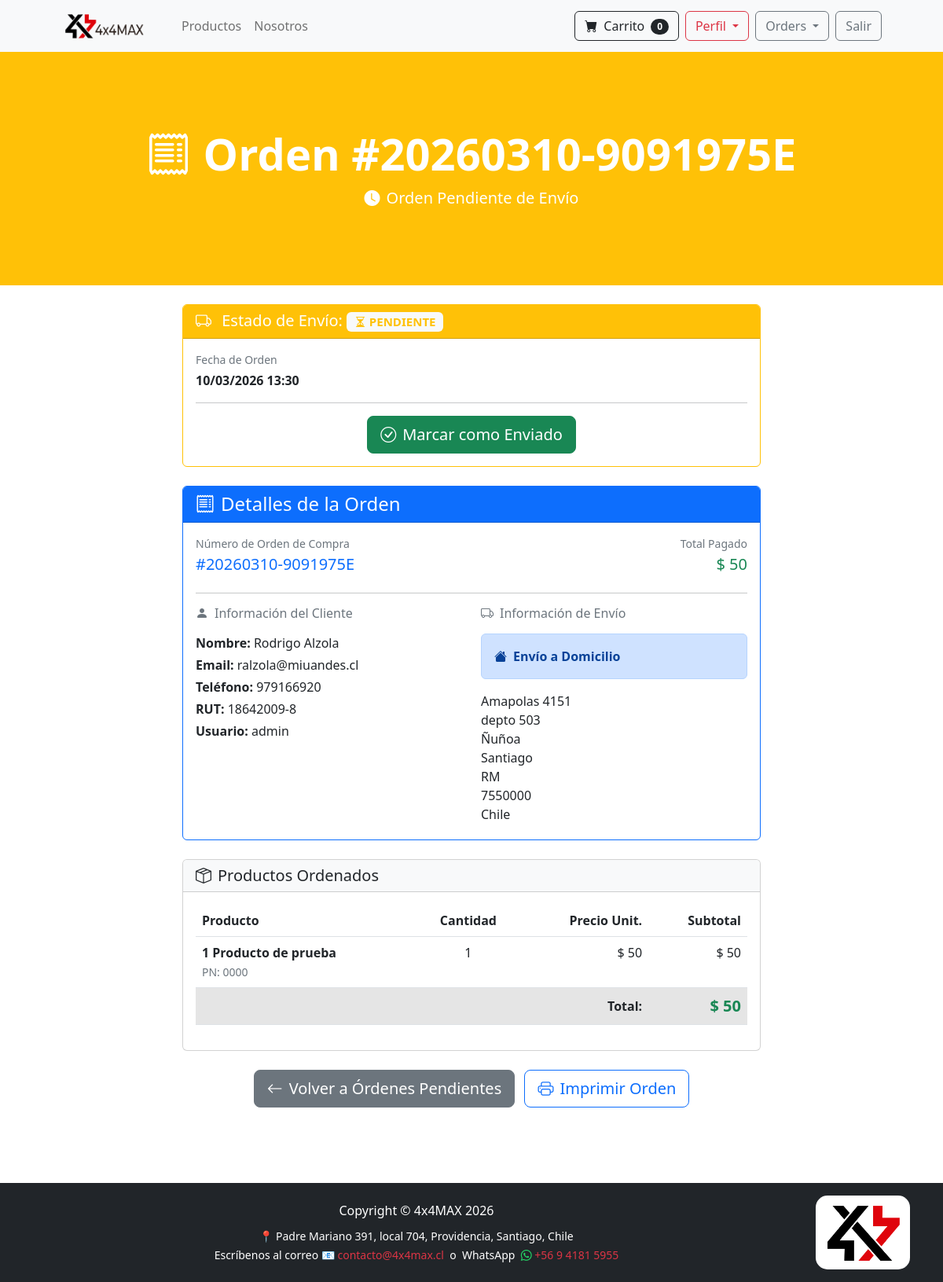
Page /payment/order/45 (signed in) on the committed database.
### payment/models.py (models this page shows, shortened)
class Order(models.Model):
    PAYMENT_METHOD_CHOICES = [
        ('transbank', 'Transbank'),
        ('bank_transfer', 'Transferencia Bancaria'),
    ]
    ORDER_STATUS_CHOICES = [
        ('pending', 'Pendiente'),
        ('paid', 'Pagado'),
        ('shipped', 'Enviado'),
        ('completed', 'Completado'),
        ('cancelled', 'Cancelado'),
    ]
    user = models.ForeignKey(User, on_delete=models.CASCADE, null=True, blank=True)
    full_name = models.CharField(max_length=250)
    email = models.EmailField(max_length=250)
    phone = models.CharField(max_length=20)
    id_number = models.CharField(max_length=10, default='', validators=[validar_rut], help_text='Formato: 12345678-9')
    shipping_address = models.TextField(max_length=15000)
    workshop = models.ForeignKey('workshop.Workshop', on_delete=models.SET_NULL, null=True, blank=True)
    amount_pay = models.DecimalField(max_digits=10, decimal_places=2)
    date_order = models.DateTimeField(auto_now_add=True)
    shipped = models.BooleanField(default=False)
    date_shipped = models.DateTimeField(blank=True, null=True)
    has_international_items = models.BooleanField(default=False)
    buy_order = models.CharField(max_length=50, unique=True, null=True, blank=True, db_index=True)
    payment_method = models.CharField(max_length=20, choices=PAYMENT_METHOD_CHOICES, default='transbank')
    order_status = models.CharField(max_length=20, choices=ORDER_STATUS_CHOICES, default='pending')
    transaction_date = models.DateTimeField(null=True, blank=True)
    authorization_code = models.CharField(max_length=50, null=True, blank=True)
    payment_type_code = models.CharField(max_length=10, null=True, blank=True)  # VD, VN, etc.
    installments_number = models.IntegerField(null=True, blank=True)
    card_number = models.CharField(max_length=20, null=True, blank=True)  # últimos 4 dígitos
    session_id = models.CharField(max_length=100, null=True, blank=True)
    accounting_date = models.CharField(max_length=10, null=True, blank=True)
    transaction_status = models.CharField(max_length=50, null=True, blank=True)
    coupon = models.ForeignKey('Coupon', on_delete=models.SET_NULL, null=True, blank=True)
    coupon_discount = models.DecimalField(max_digits=10, decimal_places=2, default=0)
    amount_before_discount = models.DecimalField(max_digits=10, decimal_places=2, default=0)
    class Meta:
        ordering = ['-date_order']

class OrderItem(models.Model):
    order = models.ForeignKey(Order, on_delete=models.CASCADE, null=True)
    product = models.ForeignKey(Product, on_delete=models.CASCADE, null=True)
    user = models.ForeignKey(User, on_delete=models.CASCADE, null=True, blank=True)
    quantity = models.PositiveBigIntegerField(default=1)
    price = models.DecimalField(max_digits=10, decimal_places=2)
    is_international = models.BooleanField(default=False)
    def get_total(self):
        return self.price * self.quantity

### store/models.py (models this page shows, shortened)
class Product(models.Model):
    sku = models.CharField(max_length=50, unique=True, blank=True, null=True)
    name = models.CharField(max_length=100)
    part_number = models.CharField(max_length=50, default='', blank=True, null=True)
    price = models.DecimalField(default=0, decimal_places=2, max_digits=10)
    category = models.ForeignKey(Category, on_delete=models.CASCADE, default=1)
    subcategory = models.CharField(max_length=100, default='', blank=True, null=True)
    description = models.CharField(max_length=250, default='', blank=True, null=True)
    image = models.URLField(max_length=500, blank=True, null=True) # models.ImageField(upload_to='uploads/product/')
    is_sale = models.BooleanField(default=False)
    sale_price = models.DecimalField(default=0, decimal_places=2, max_digits=10)
    weight_kg = models.DecimalField(default=0, decimal_places=3, max_digits=10)
    length_cm = models.DecimalField(default=0, decimal_places=3, max_digits=10)
    height_cm = models.DecimalField(default=0, decimal_places=3, max_digits=10)
    width_cm = models.DecimalField(default=0, decimal_places=3, max_digits=10)
    volume_m3 = models.DecimalField(default=0, decimal_places=6, max_digits=15)
    motor = models.CharField(max_length=100, default='', blank=True, null=True)
    stock = models.IntegerField(default=0)
    stock_international = models.IntegerField(default=0)
    tariff_code = models.CharField(max_length=50, default='', blank=True, null=True)
    provider = models.ForeignKey(Provider, on_delete=models.CASCADE, null=True, blank=True)
    recommended_quantities = models.CharField(max_length=200, default='', blank=True, null=True)

### payment/views.py (the view, shortened to what this page needs)
# urls.py: path('order/<int:pk>', views.orders, name='orders'),
def orders(request, pk):
    if request.user.is_authenticated and request.user.is_superuser:
        order = Order.objects.get(id=pk)
        items = OrderItem.objects.filter(order=pk)
        return render(request, "payment/orders.html", {"order": order, "items": items})
    else:
        messages.success(request, "Access Denied.")
        return redirect('home')

### cart/cart.py (called while the page is built)
    def __len__(self):
        return len(self.cart)

### cart/context_processor.py (called while the page is built)
def cart(request):
    return {'cart': Cart(request)}

### store/templatetags/custom_filters.py (called while the page is built)
@register.filter
def currency_format(value):
    try:
        value = float(value)
        value = int(value)
        return f"{value:,}".replace(',', '.')
    except (ValueError, TypeError):
        return value

### payment/templates/payment/orders.html (shortened to what this page needs)
{% extends 'base.html' %}
{% load custom_filters %}
{% block content %}
<header class="{% if order.shipped %}bg-success{% else %}bg-warning{% endif %} py-5">
  <div class="container px-4 px-lg-5 my-5">
    <div class="text-center text-white">
      <h1 class="display-4 fw-bolder">
        <i class="bi bi-receipt me-3"></i>Orden #{{ order.buy_order|default:order.id }}
      </h1>
      <p class="lead fw-normal mb-0">
        {% if order.shipped %}
          <i class="bi bi-check-circle-fill me-2"></i>Orden Enviada
        {% else %}
          <i class="bi bi-clock-fill me-2"></i>Orden Pendiente de Envío
        {% endif %}
      </p>
    </div>
  </div>
</header>
<br/>
<div class="container">
  <div class="row justify-content-center">
    <div class="col-lg-8">
      <div class="card mb-4 {% if order.shipped %}border-success{% else %}border-warning{% endif %}">
        <div class="card-header {% if order.shipped %}bg-success{% else %}bg-warning{% endif %} text-white">
          <h5 class="mb-0">
            <i class="bi bi-truck me-2"></i>
            Estado de Envío:
            {% if order.shipped %}
              <span class="badge bg-light text-success">
                <i class="bi bi-check-circle-fill"></i> ENVIADO
              </span>
            {% else %}
              <span class="badge bg-light text-warning">
                <i class="bi bi-hourglass-split"></i> PENDIENTE
              </span>
            {% endif %}
          </h5>
        </div>
        <div class="card-body">
          <div class="row">
            <div class="col-md-6">
              <small class="text-muted d-block mb-1">Fecha de Orden</small>
              <strong>{{ order.date_order|date:"d/m/Y H:i" }}</strong>
            </div>
          </div>
          <hr class="my-3">
          <div class="text-center">
            {% if not order.shipped %}
            <form method="POST" class="d-inline">
              <button type="submit" class="btn btn-success btn-lg">
                <i class="bi bi-check-circle me-2"></i>Marcar como Enviado
              </button>
            </form>
            {% endif %}
          </div>
        </div>
      </div>
      <div class="card mb-4 border-primary">
        <div class="card-header bg-primary text-white">
          <h4 class="mb-0"><i class="bi bi-receipt me-2"></i>Detalles de la Orden</h4>
        </div>
        <div class="card-body">
          <div class="row mb-3">
            <div class="col-md-6">
              <small class="text-muted d-block mb-1">Número de Orden de Compra</small>
              <h5 class="text-primary">#{{ order.buy_order|default:order.id }}</h5>
            </div>
            <div class="col-md-6 text-md-end">
              <small class="text-muted d-block mb-1">Total Pagado</small>
              <h5 class="text-success">$ {{ order.amount_pay|currency_format }}</h5>
            </div>
          </div>
          <hr>
          <div class="row">
            <div class="col-md-6">
              <h6 class="text-muted mb-3"><i class="bi bi-person-fill me-2"></i>Información del Cliente</h6>
              <p class="mb-1"><strong>Nombre:</strong> {{ order.full_name }}</p>
              <p class="mb-1"><strong>Email:</strong> {{ order.email }}</p>
              <p class="mb-1"><strong>Teléfono:</strong> {{ order.phone }}</p>
              <p class="mb-1"><strong>RUT:</strong> {{ order.id_number|default:"No especificado" }}</p>
              {% if order.user %}
              <p class="mb-1"><strong>Usuario:</strong> {{ order.user.username }}</p>
              {% else %}
              <p class="mb-1"><span class="badge bg-secondary">Usuario Invitado</span></p>
              {% endif %}
            </div>
            <div class="col-md-6">
              <h6 class="text-muted mb-3"><i class="bi bi-truck me-2"></i>Información de Envío</h6>
              {% if order.workshop %}
                <div class="alert alert-info">
                  <strong><i class="bi bi-tools me-2"></i>Envío a Taller</strong>
                  <p class="mb-0 mt-2">El pedido fue enviado al taller seleccionado.</p>
                </div>
                <p class="mb-1"><strong>Taller:</strong> {{ order.workshop.name }}</p>
                <p class="mb-1"><strong>Dirección:</strong> {{ order.workshop.address1 }}</p>
                <p class="mb-1">{{ order.workshop.commune }}, {{ order.workshop.city }}</p>
                <p class="mb-1"><strong>Teléfono:</strong> {{ order.workshop.phone }}</p>
                {% if order.workshop.email %}
                <p class="mb-1"><strong>Email:</strong> {{ order.workshop.email }}</p>
                {% endif %}
              {% else %}
                <div class="alert alert-primary">
                  <strong><i class="bi bi-house-fill me-2"></i>Envío a Domicilio</strong>
                </div>
                <p class="mb-1" style="white-space: pre-line;">{{ order.shipping_address }}</p>
              {% endif %}
            </div>
          </div>
        </div>
      </div>
      <div class="card mb-4">
        <div class="card-header bg-light">
          <h5 class="mb-0"><i class="bi bi-box-seam me-2"></i>Productos Ordenados</h5>
        </div>
        <div class="card-body">
          <div class="table-responsive">
            <table class="table table-hover">
              <thead>
                <tr>
                  <th>Producto</th>
                  <th class="text-center">Cantidad</th>
                  <th class="text-end">Precio Unit.</th>
                  <th class="text-end">Subtotal</th>
                </tr>
              </thead>
              <tbody>
                {% for item in items %}
                <tr>
                  <td>
                    <strong>{{ item.product.name }}</strong>
                    {% if item.product.part_number %}
                    <br><small class="text-muted">PN: {{ item.product.part_number }}</small>
                    {% endif %}
                  </td>
                  <td class="text-center">{{ item.quantity }}</td>
                  <td class="text-end">$ {{ item.price|currency_format }}</td>
                  <td class="text-end">$ {{ item.get_total|currency_format }}</td>
                </tr>
                {% endfor %}
              </tbody>
              <tfoot>
                <tr class="table-active">
                  <td colspan="3" class="text-end"><strong>Total:</strong></td>
                  <td class="text-end"><strong class="text-success fs-5">$ {{ order.amount_pay|currency_format }}</strong></td>
                </tr>
              </tfoot>
            </table>
          </div>
        </div>
      </div>
      <div class="text-center mb-5">
        {% if order.shipped %}
          <a href="{% url 'shipped_order_dash' %}" class="btn btn-secondary btn-lg me-2">
            <i class="bi bi-arrow-left me-2"></i>Volver a Órdenes Enviadas
          </a>
        {% else %}
          <a href="{% url 'confirmed_order_dash' %}" class="btn btn-secondary btn-lg me-2">
            <i class="bi bi-arrow-left me-2"></i>Volver a Órdenes Pendientes
          </a>
        {% endif %}
        <button onclick="window.print()" class="btn btn-outline-primary btn-lg">
          <i class="bi bi-printer me-2"></i>Imprimir Orden
        </button>
      </div>
    </div>
  </div>
</div>
<br/><br/>
{% endblock %}

### store/templates/base.html (style rules this page uses)
html, body { height: 100%; margin: 0; }

### rows in the picture
Order: buy_order "20260310-9091975E", date_order "10/03/2026 13:30", amount_pay "50", full_name "Rodrigo Alzola", email "ralzola@miuandes.cl", phone "979166920", id_number "18642009-8", user.username "admin", shipping_address "Amapolas 4151 depto 503 Ñuñoa Santiago RM 7550000 Chile"
OrderItem: product.name "1 Producto de prueba", product.part_number "0000", quantity "1", price "50", get_total "50"

### other values in the picture
{{ cart|length }} "0"
